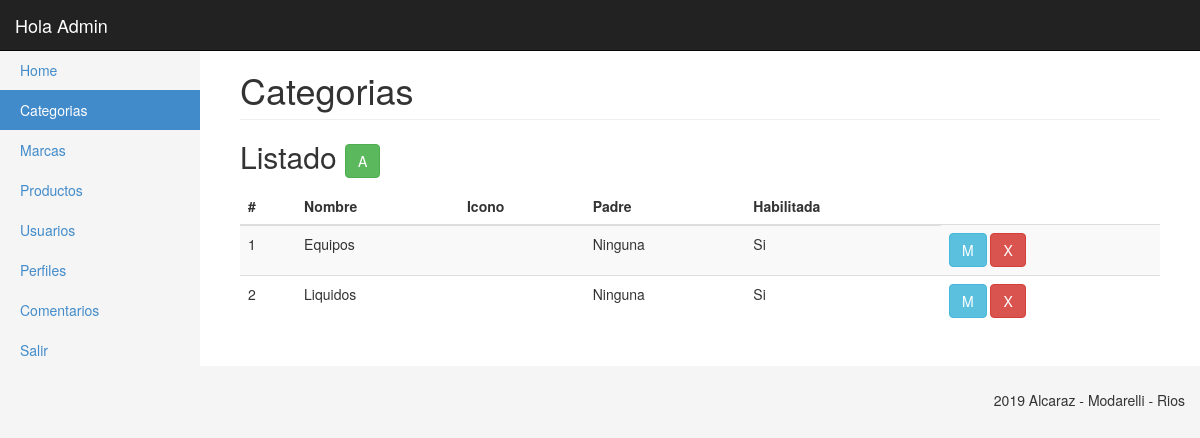
The page /_admin/categorias.php (signed in) on the database as committed earlier.
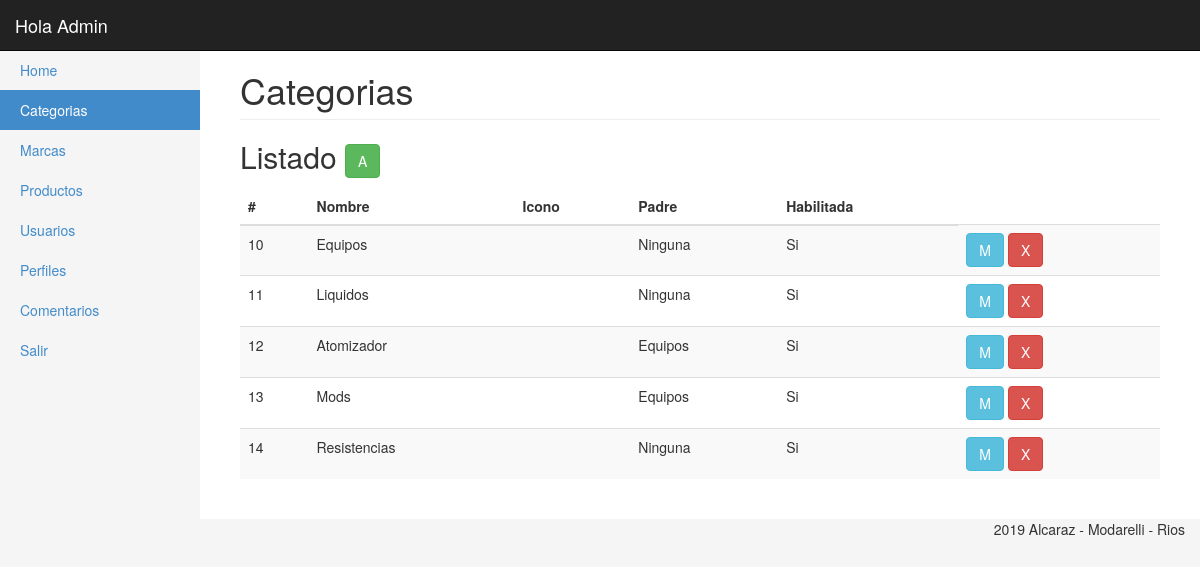
The same page on the database as committed later.
### tables this page shows
CREATE TABLE `categorias` (
  `id_categoria` int(11) NOT NULL,
  `txt_desc` varchar(200) NOT NULL,
  `txt_icon` varchar(255) NOT NULL,
  `id_padre` int(11) NOT NULL DEFAULT '0',
  `sn_habilitada` int(11) NOT NULL
);

### _admin/clases/categorias.php (called while the page is built, shortened)
<?
Class Categoria{
	private $con;
	public function __construct($con){
		$this->con = $con;
	}
	public function getList(){
		$query = "SELECT c.id_categoria, c.txt_desc, c.txt_icon, c.id_padre, c.sn_habilitada, case when c.sn_habilitada = -1 then 'Si' else 'No' end txt_habilitada, IFNULL((select cc.txt_desc from categorias cc where cc.id_categoria = c.id_padre), 'Ninguna') txt_padre
					 FROM categorias c";
        return $this->con->query($query);
	}
}
?>

### _admin/categorias.php (the view, shortened to what this page needs)
<?
require('inc/header.php');
?>
<div class="container-fluid">
    <?$categorysMenu = 'Categorias';
		$categorias = new Categoria($con);
		include('inc/side_bar.php');
    ?>
        <div class="col-sm-9 col-md-10 main">
		  <h1 class="page-header">
            Categorias
          </h1>
			<h2 class="sub-header">Listado
			<?if(in_array('category.add',$_SESSION['usuario']['permisos'])){?>
				<a href="categorias_ae.php"><button type="button" class="btn btn-success" title="Agregar">A</button></a>
			<?}?>
			</h2>
          <div class="table-responsive">
            <table class="table table-striped">
              <thead>
                <tr>
                  <th>#</th>
                  <th>Nombre</th>
				  <th>Icono</th>
				  <th>Padre</th>
				  <th>Habilitada</th>
                </tr>
              </thead>
			  <tbody>
				<?
					foreach($categorias->getList() as $categoria){?>
						<tr>
						  <td><?=$categoria['id_categoria'];?></td>
						  <td><?=$categoria['txt_desc'];?></td>
						  <td><?=$categoria['txt_icon'];?></td>
						  <td><?=$categoria['txt_padre'];?></td>
						  <td><?=$categoria['txt_habilitada'];?></td>
						  <td>
							<?if(in_array('category.edit',$_SESSION['usuario']['permisos'])){?>
								<a href="categorias_ae.php?edit=<?=$categoria['id_categoria']?>"><button type="button" class="btn btn-info" title="Modificar">M</button></a>
							<?}?>
							<?if(in_array('category.del',$_SESSION['usuario']['permisos'])){?>
								<a href="categorias.php?del=<?=$categoria['id_categoria']?>"><button type="button" class="btn btn-danger" title="Borrar">X</button></a>
							<?}?>
					      </td>
						</tr>
				    <?}?>
              </tbody>
            </table>
          </div>
      </div>
	</div>
</div>
<?include('inc/footer.php');?>

### _admin/inc/header.php (shortened to what this page needs)
<!DOCTYPE html>
<? session_start();
include('clases/productos.php');
include('clases/categorias.php');
?>
<html lang="es">
	<head>
		<link href="css/bootstrap.min.css" rel="stylesheet">
		<link href="css/styles.css" rel="stylesheet">
	</head>
	<body>
<nav class="navbar navbar-inverse navbar-fixed-top" role="navigation">
      <div class="container-fluid">
        <div class="navbar-header">
          <a class="navbar-brand" href="#">Hola <?=$_SESSION['usuario']['nombre']?></a>
        </div>
      </div>
</nav>

### _admin/inc/side_bar.php (shortened to what this page needs)
<div class="row row-offcanvas row-offcanvas-left">
         <div class="col-sm-3 col-md-2 sidebar-offcanvas" id="sidebar" role="navigation">
            <ul class="nav nav-sidebar">
              <li><a href="index.php">Home</a></li>
			  <?if( in_array('category.add',$_SESSION['usuario']['permisos']) ||
					in_array('category.del',$_SESSION['usuario']['permisos'])||
					in_array('category.edit',$_SESSION['usuario']['permisos'])||
					in_array('category.see',$_SESSION['usuario']['permisos'])){?>
					<li class="<?=isset($categorysMenu)?'active':''?>"><a href="categorias.php">Categorias</a></li>
			  <?}?>
			    <?if( in_array('marca.add',$_SESSION['usuario']['permisos']) ||
					in_array('marca.del',$_SESSION['usuario']['permisos'])||
					in_array('marca.edit',$_SESSION['usuario']['permisos'])||
					in_array('marca.see',$_SESSION['usuario']['permisos'])){?>
					<li class="<?=isset($marcaMenu)?'active':''?>"><a href="marcas.php">Marcas</a></li>
			  <?}?>
			  <?if( in_array('product.add',$_SESSION['usuario']['permisos']) ||
					in_array('product.del',$_SESSION['usuario']['permisos'])||
					in_array('product.edit',$_SESSION['usuario']['permisos'])||
					in_array('product.see',$_SESSION['usuario']['permisos'])){?>
					<li class="<?=isset($productsMenu)?'active':''?>"><a href="productos.php">Productos</a></li>
			  <?}?>
			  <?if( in_array('user.add',$_SESSION['usuario']['permisos']) ||
					in_array('user.del',$_SESSION['usuario']['permisos'])||
					in_array('user.edit',$_SESSION['usuario']['permisos'])||
					in_array('user.see',$_SESSION['usuario']['permisos'])){?>
					<li class="<?=isset($userMenu)?'active':''?>"><a href="usuarios.php">Usuarios</a></li>
			  <?}?>
			  <?if( in_array('profile.add',$_SESSION['usuario']['permisos']) ||
					in_array('profile.del',$_SESSION['usuario']['permisos'])||
					in_array('profile.edit',$_SESSION['usuario']['permisos'])||
					in_array('profile.see',$_SESSION['usuario']['permisos'])){?>
					<li class="<?=isset($perfilMenu)?'active':''?>"><a href="perfiles.php">Perfiles</a></li>
			  <?}?>
			  <?if( in_array('comment.see',$_SESSION['usuario']['permisos']) ||
					in_array('comment.app',$_SESSION['usuario']['permisos'])||
					in_array('comment.dis',$_SESSION['usuario']['permisos'])){?>
					<li class="<?=isset($commentsMenu)?'active':''?>"><a href="comentarios.php">Comentarios</a></li>
			  <?}?>
              <li><a href="?logout">Salir</a></li>
            </ul>
        </div>

### _admin/inc/footer.php (shortened to what this page needs)
<footer>
  <p class="pull-right">2019 Alcaraz - Modarelli - Rios</p>
</footer>
	</body>
</html>

### _admin/css/styles.css (style rules this page uses)
body { padding-top: 50px; background-color: #f5f5f5; }
footer { padding-left: 15px; padding-right: 15px; background-color: #fff; }
.nav-sidebar { background-color: #f5f5f5; margin-right: -15px; margin-bottom: 20px; margin-left: -15px; }
.nav-sidebar > li > a { padding-right: 20px; padding-left: 20px; }
.nav-sidebar > .active > a { color: #fff; background-color: #428bca; }
.main { padding: 20px; background-color: #fff; }
@media (min-width: 768px) { .main { padding-right: 40px; padding-left: 40px; } }
.main .page-header { margin-top: 0; }

Rows that differ between the two databases and show on the page:
removed categorias: id_categoria "1", txt_desc "Equipos", txt_padre "Ninguna", txt_habilitada "Si"
removed categorias: id_categoria "2", txt_desc "Liquidos", txt_padre "Ninguna", txt_habilitada "Si"
added categorias: id_categoria "10", txt_desc "Equipos", txt_padre "Ninguna", txt_habilitada "Si"
added categorias: id_categoria "11", txt_desc "Liquidos", txt_padre "Ninguna", txt_habilitada "Si"
added categorias: id_categoria "12", txt_desc "Atomizador", txt_padre "Equipos", txt_habilitada "Si"
added categorias: id_categoria "13", txt_desc "Mods", txt_padre "Equipos", txt_habilitada "Si"
added categorias: id_categoria "14", txt_desc "Resistencias", txt_padre "Ninguna", txt_habilitada "Si"
